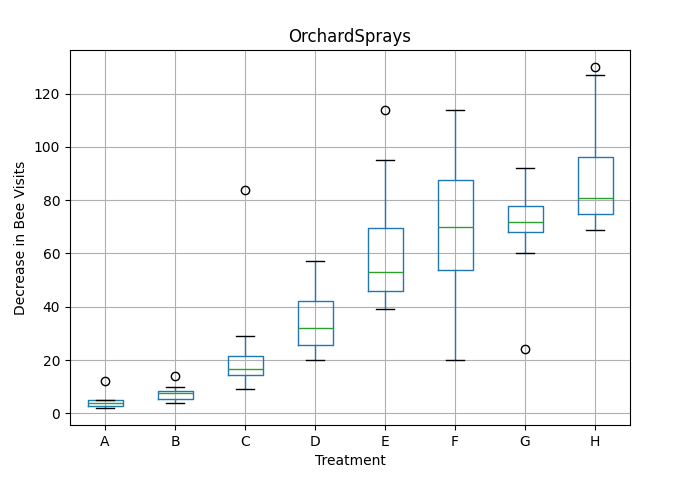

Reproduce this figure in Python.
"""
OrchardSprays.

PyDataset Documentation (adopted from R Documentation):

Potency of Orchard Sprays

An experiment was conducted to assess the potency of various constituents of
orchard sprays in repelling honeybees, using a Latin square design.

A data frame with 64 observations on 4 variables.

- `[,1] decrease`: numeric, The response (decrease in bee visits)
- `[,2] rowpos`: numeric, Row position in the orchard
- `[,3] colpos`: numeric, Column position in the orchard
- `[,4] treatment`: factor, Type of spray treatment

Individual cells of dry comb were filled with measured amounts of lime sulphur
emulsion in sucrose solution. Seven different concentrations of lime sulphur
ranging from a concentration of 1/100 to 1/1,562,500 in successive factors of
1/5 were used as well as a solution containing no lime sulphur.

The responses for the different solutions were obtained by releasing 100 bees
into the chamber for two hours, and then measuring the decrease in volume of
the solutions in the various cells.

An _8 x 8_ Latin square design was used and the treatments were coded as
follows:

- `A`: highest level of lime sulphur
- `B`: next highest level of lime sulphur

...

- `G`: lowest level of lime sulphur
- `H`: no lime sulphur

Source:

Finney, D. J. (1947) _Probit Analysis_. Cambridge.

References:

McNeil, D. R. (1977) _Interactive Data Analysis_. New York: Wiley.
"""
from matplotlib import pyplot as plt
from pydataset import data
import os

dataset_name = 'OrchardSprays'
# data(dataset_name, show_doc=True)
df = data(dataset_name)
print(df.head())

# Boxplot of decrease by treatment
df.boxplot(column='decrease', by='treatment')
plt.suptitle('')
plt.xlabel('Treatment')
plt.ylabel('Decrease in Bee Visits')
plt.title(dataset_name)

if 'pydataset' in os.getcwd():
    plt.savefig(dataset_name)
else:
    plt.savefig(os.path.join('pydataset', dataset_name))
